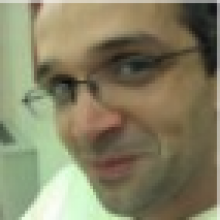
#> input picture advisees/1996/tiago-antao/tiago-antao.png, 220 x 220 px
$ python -i advisee_photos.py   (imports and definitions only)
#> lines starting #> are read from the running program, lines starting #| are printed output that depends on the picture
#!/usr/bin/env python3
"""Put photos you saved into the right advisee page folders.

    python3 scripts/advisee_photos.py ~/Downloads/advisees            # dry run: only report
    python3 scripts/advisee_photos.py ~/Downloads/advisees --write    # do it
    python3 scripts/advisee_photos.py ~/Downloads/advisees --write --move   # and delete the originals

Name each photo after the student: "Hugo Pereira.jpeg", "Manuel Pinto.jpg".  The first and last name
are matched (accent- and case-insensitive) against the titles of the pages in content/advisees/.
When the same name appears on several pages (e.g. "Diogo Sousa"), add the year of the page to the
file name -- "Diogo Sousa 2021.jpeg" -- or the photo is reported as ambiguous and skipped.

For each photo that matches exactly one page: cropped to a square at the centre, scaled down to at
most 800x800 (never enlarged), saved as <page folder>/<page folder name>.jpg, which is where the site
looks for it.  A page that already has a photo is skipped unless --force.  One second (--pause) between
students, as asked.  Photos are never fetched from anywhere: this script only reads your files.
"""
import argparse, glob, os, re, shutil, sys, time, unicodedata

ROOT = os.path.dirname(os.path.dirname(os.path.abspath(__file__)))
ADV = os.path.join(ROOT, "content", "advisees")
EXT = (".jpg", ".jpeg", ".png", ".webp", ".heic")
IMG = (".jpg", ".jpeg", ".png", ".webp", ".gif")


def norm(s):
    s = unicodedata.normalize("NFKD", s)
    return re.sub(r"[^a-z0-9 ]", "", "".join(c for c in s if not unicodedata.combining(c)).lower())


# [32 lines left out: functions pages, parse_name, match, not called in this run]


def make_square(src, dst, maxside=800):
#> called with dst = 'out.png', maxside = 800
    from PIL import Image, ImageOps
    im = ImageOps.exif_transpose(Image.open(src)).convert("RGB")
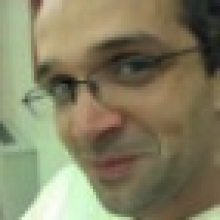
#> im: PIL image 220x220 RGB; mean R, G, B 131.1, 127, 98
    w, h = im.size
#> w = 220; h = 220
    s = min(w, h)
#> s = 220
    im = im.crop(((w - s) // 2, (h - s) // 2, (w - s) // 2 + s, (h - s) // 2 + s))
    if s > maxside:
        im = im.resize((maxside, maxside), Image.LANCZOS)
    im.save(dst, "JPEG", quality=90, optimize=True)
    return im.size


# [41 lines left out: function main, not called in this run]


# [2 lines not run here, left out]

>>> result = make_square('../advisees/1996/tiago-antao/tiago-antao.png', 'out.png')
#> result = (220, 220)
